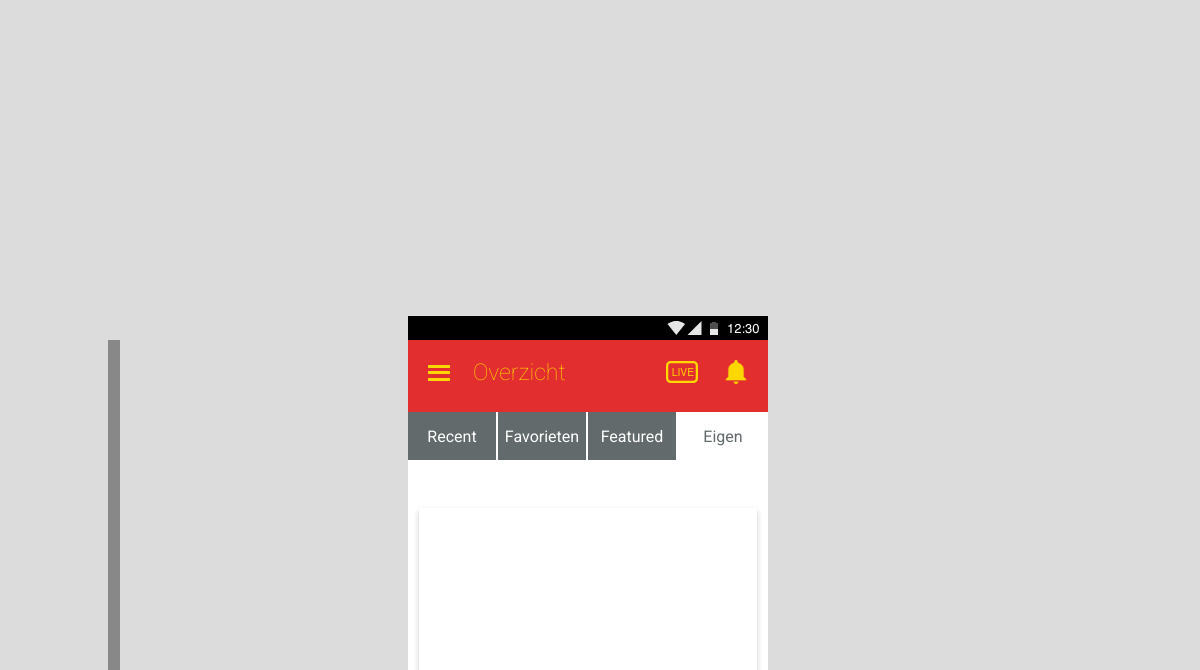
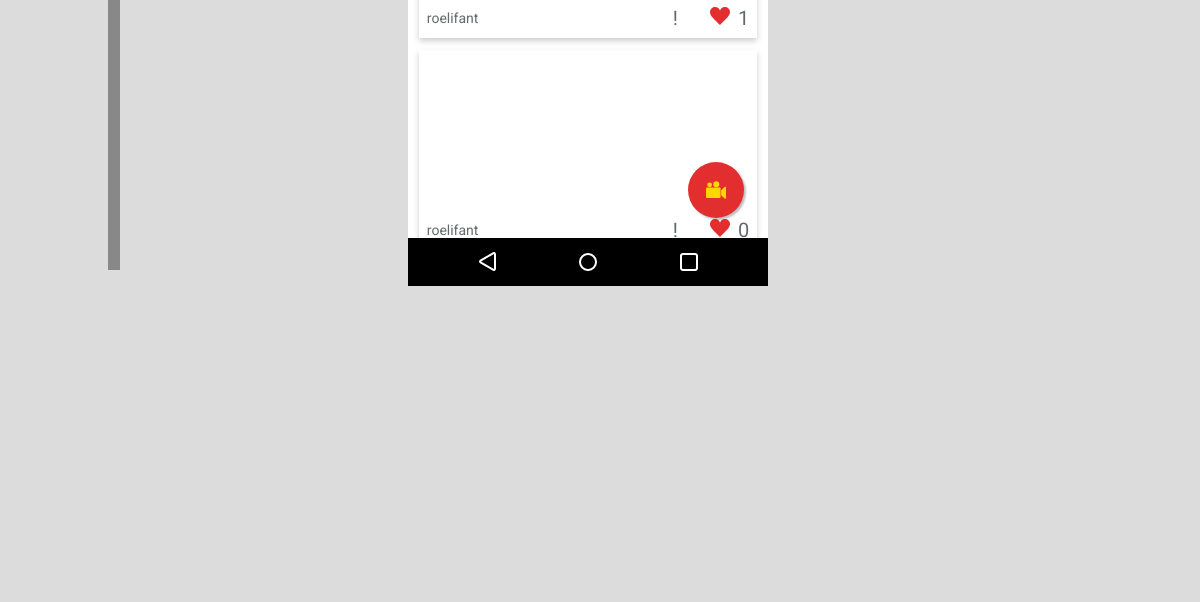
The page /overview4.php (signed in) on the database as committed earlier (2 pictures, top to bottom).
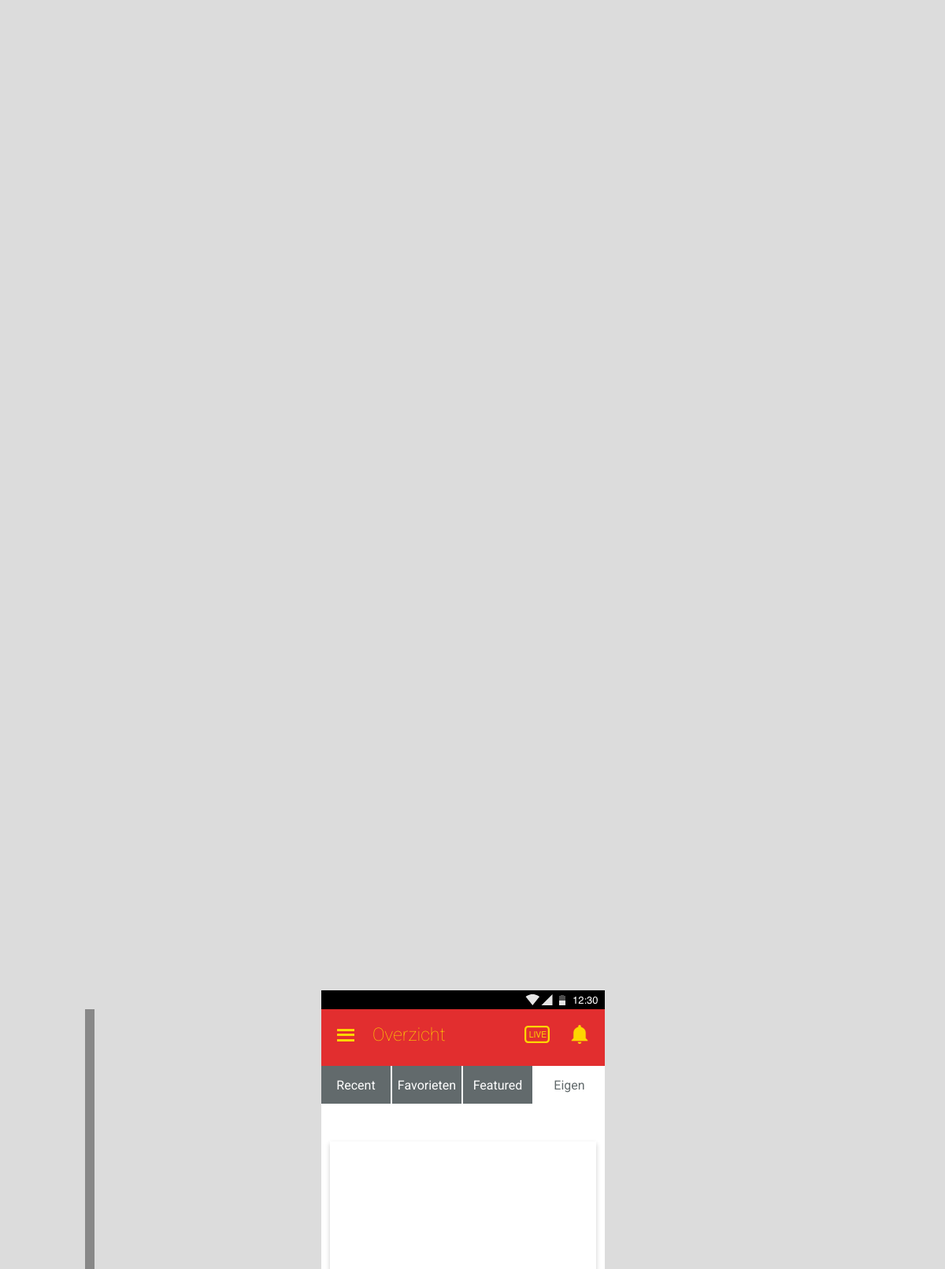
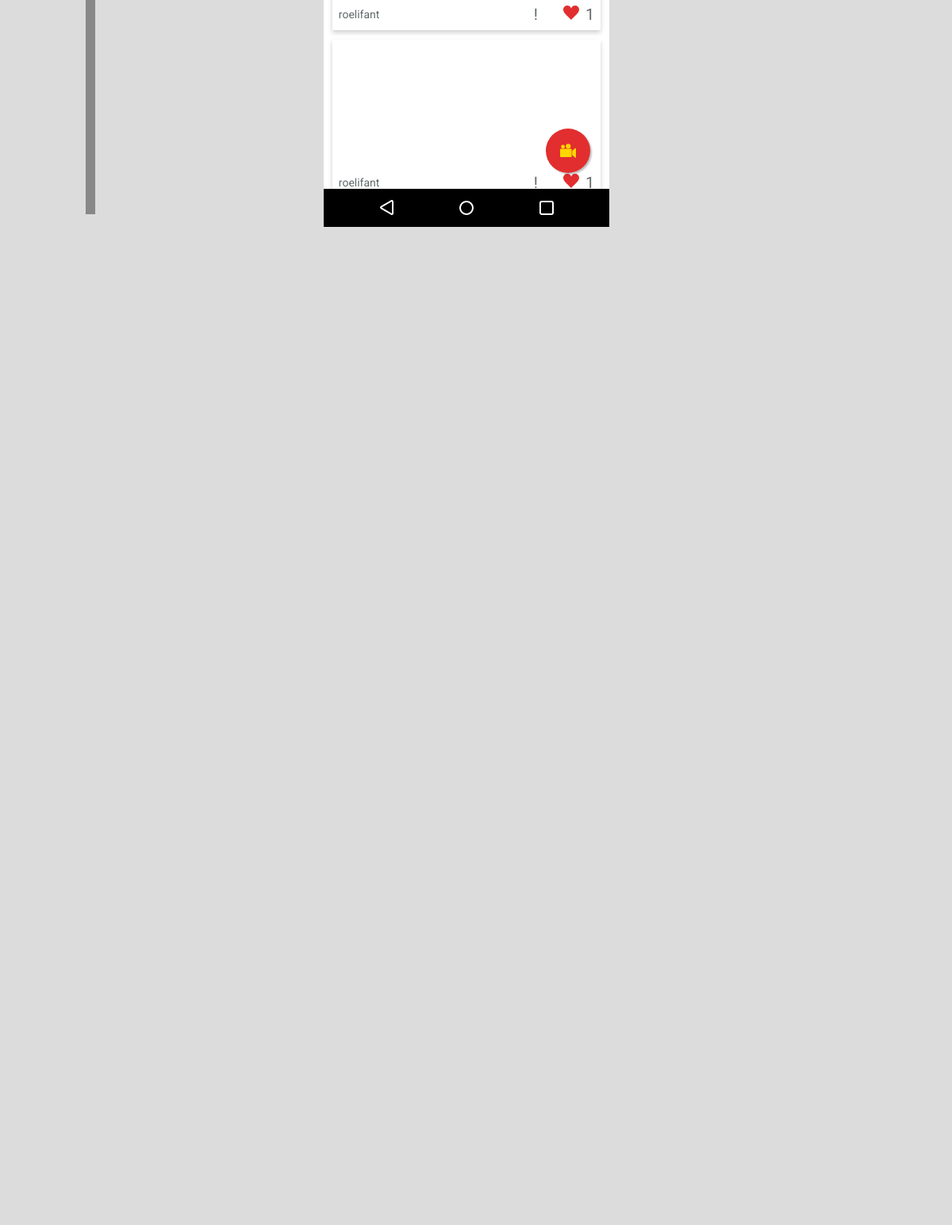
The same page on the database as committed later (2 pictures, top to bottom).
### tables this page shows
CREATE TABLE `videos` (
  `id` int(11) NOT NULL,
  `data` varchar(200) NOT NULL,
  `timestamp` int(11) NOT NULL,
  `uploader` varchar(200) NOT NULL,
  `stemmen` int(11) NOT NULL,
  `status` varchar(200) NOT NULL
);

### classes/Video.php (called while the page is built, shortened)
<?php
    class Video
    {
        private $m_iVotes;
        private $m_bVoted;
        public function __set($p_sProperty, $p_vValue)
        {
            switch ($p_sProperty) {
                case "Votes":
                    $this->m_iVotes = $p_vValue;
                    break;
                case "Voted":
                    $this->m_bVoted = $p_vValue;
                    break;
            }
        }
        public function __get($p_sProperty)
        {
            switch ($p_sProperty) {
                case "Votes":
                    return $this->m_iVotes;
                    break;
                case "Voted":
                    return $this->m_bVoted;
                    break;
            }
        }
        public function checkVote($p_iVideoid, $p_iUserid){
            $conn = Db::getInstance();
            $statement1 = $conn->prepare("SELECT * FROM stemmen WHERE video_id = :video_id;");
            $statement1->bindValue(":video_id", $p_iVideoid);
            $statement1->execute();
            $res = $statement1->fetchAll(\PDO::FETCH_ASSOC);
            $rows = count($res);
            $this->Votes = $rows;
            $conn = Db::getInstance();
            $statement = $conn->prepare("SELECT * FROM videos WHERE id = :video_id ORDER BY id DESC;");
            $statement->bindValue(":video_id", $p_iVideoid);
            $statement->execute();
            $res = $statement->fetch(PDO::FETCH_ASSOC);
            if($res["uploader"] == $_SESSION["user"]){
                $this->Voted = true;
            }
        }
        public function printUploads(){
            $conn = Db::getInstance();
            $statement = $conn->prepare("SELECT * FROM videos WHERE uploader = :user ORDER BY id DESC;");
            $statement->bindValue(":user", $_SESSION["user"]);
            $statement->execute();
            return $statement->fetchAll(PDO::FETCH_ASSOC);
        }
    }

### overview4.php (the view, shortened to what this page needs)
<?php
    $videos = new Video;
    $res = $videos->printUploads();
?><!DOCTYPE html>
<html lang="en">
<head>
</head>
</head>
<body>
    <div class="container">
        <div class="fill">
        </div>
        <div class="scherm">
            <img class="sysbar" src="images/sysbar-top.png" alt="android systeem balk" />
            <?php include_once("includes/mainHeader.php") ?>
            <main>
               <nav>
                  <a href="overview.php">Recent</a>
                  <a href="overview2.php">Favorieten</a>
                  <a href="overview3.php">Featured</a>
                  <a href="overview4.php">Eigen</a>
               </nav>
               <div id="videocontainer">
                <?php foreach ( $res as $key => $video): ?>
                  <div class="video">
                     <div class="imgcontainer">
                        <a href='pages/videoPlayer.php?id=<?php echo $video["id"];?>'>
                         <video src="<?php echo "uploads/videos/" . $video["data"]?>" alt="video thumbnail" poster="">
                             <source src="uploads/videos/<?php echo $video["data"] ?>" type="video/webm">
                         </video>
                         </a>
                     </div>
                     <div class="actionbar">
                        <p class="naam"><?php echo $video["uploader"]?></p>
                        <div class="right-actions">
                           <p class="report">!</p>
                           <a href="#" class="stem">
                               <img src="images/ic_favorite.svg" alt="markeer als favoriet" />
                            </a>
                            <p class="count"><?php $videos->checkVote($video["id"], $_SESSION["userid"]);
        if($videos->Voted == true){
                                echo $videos->Votes;
    }
                                ?>
                            </p>
                        </div>
                     </div>
                  </div>
                  <?php endforeach; ?>
                  </div>
               <button id="upload"><img src="images/ic_camera.svg" alt="opnemen camera icoon" /></button>
            </main>
            <img class="sysbar" src="images/navbar-bot.png" alt="android navigatie balk" />
        </div>
        <div class="fill">
        </div>
    </div>
</body>
</html>

Rows that differ between the two databases and show on the page:
no longer on this page (row edited): videos: uploader "roelifant", Votes "0"
added videos: uploader "roelifant", Votes "1"
